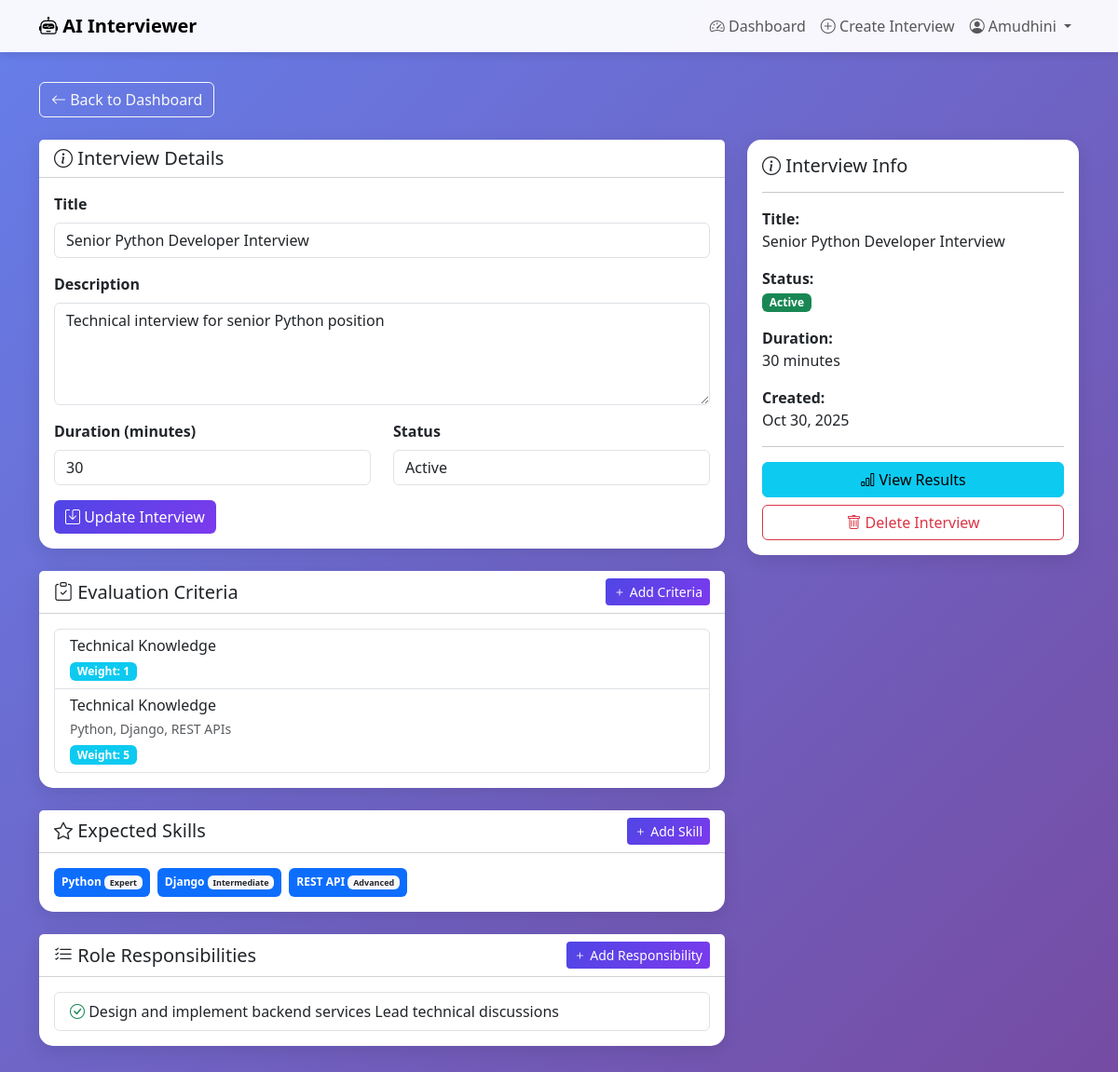
/interviews/hr/edit/1/ (signed in), run on the app's committed database.
### accounts/models.py (models this page shows, shortened)
class User(AbstractUser):
    USER_TYPES = (
        ('HR', 'HR'),
        ('CANDIDATE', 'Candidate'),
    )
    user_type = models.CharField(max_length=20, choices=USER_TYPES)
    phone_number = models.CharField(max_length=15, blank=True)

### interviews/models.py (models this page shows, shortened)
class Interview(models.Model):
    STATUS_CHOICES = (
        ('DRAFT', 'Draft'),
        ('ACTIVE', 'Active'),
        ('CLOSED', 'Closed'),
    )
    title = models.CharField(max_length=200)
    description = models.TextField()
    created_by = models.ForeignKey(User, on_delete=models.CASCADE, related_name='created_interviews')
    status = models.CharField(max_length=20, choices=STATUS_CHOICES, default='DRAFT')
    duration_minutes = models.IntegerField(default=30)
    created_at = models.DateTimeField(auto_now_add=True)
    updated_at = models.DateTimeField(auto_now=True)

class EvaluationCriteria(models.Model):
    interview = models.ForeignKey(Interview, on_delete=models.CASCADE, related_name='criteria')
    criterion_name = models.CharField(max_length=100)
    description = models.TextField(blank=True)
    weight = models.IntegerField(default=1)  # Importance weight

class ExpectedSkill(models.Model):
    interview = models.ForeignKey(Interview, on_delete=models.CASCADE, related_name='expected_skills')
    skill_name = models.CharField(max_length=100)
    proficiency_level = models.CharField(max_length=50, blank=True)

class RoleResponsibility(models.Model):
    interview = models.ForeignKey(Interview, on_delete=models.CASCADE, related_name='responsibilities')
    responsibility = models.TextField()

### interviews/views.py (the view)
# urls.py: path('hr/edit/<int:interview_id>/', views.edit_interview, name='edit_interview'),
@login_required
def edit_interview(request, interview_id):
    interview = get_object_or_404(Interview, id=interview_id, created_by=request.user)
    if request.method == 'POST':
        form = InterviewForm(request.POST, instance=interview)
        if form.is_valid():
            form.save()
            messages.success(request, 'Interview updated successfully!')
            return redirect('edit_interview', interview_id=interview.id)
    else:
        form = InterviewForm(instance=interview)
    criteria = interview.criteria.all()
    skills = interview.expected_skills.all()
    responsibilities = interview.responsibilities.all()
    context = {
        'interview': interview,
        'form': form,
        'criteria': criteria,
        'skills': skills,
        'responsibilities': responsibilities,
        'criteria_form': EvaluationCriteriaForm(),
        'skill_form': ExpectedSkillForm(),
        'responsibility_form': RoleResponsibilityForm(),
    }
    return render(request, 'interviews/edit_interview.html', context)

### interviews/forms.py
class InterviewForm(forms.ModelForm):
    class Meta:
        model = Interview
        fields = ['title', 'description', 'duration_minutes', 'status']
        widgets = {
            'title': forms.TextInput(attrs={'class': 'form-control', 'placeholder': 'e.g., Senior Python Developer Interview'}),
            'description': forms.Textarea(attrs={'class': 'form-control', 'rows': 4, 'placeholder': 'Describe the interview...'}),
            'duration_minutes': forms.NumberInput(attrs={'class': 'form-control', 'min': 10, 'max': 120}),
            'status': forms.Select(attrs={'class': 'form-control'}),
        }

class EvaluationCriteriaForm(forms.ModelForm):
    class Meta:
        model = EvaluationCriteria
        fields = ['criterion_name', 'description', 'weight']
        widgets = {
            'criterion_name': forms.TextInput(attrs={'class': 'form-control', 'placeholder': 'e.g., Technical Knowledge'}),
            'description': forms.Textarea(attrs={'class': 'form-control', 'rows': 2}),
            'weight': forms.NumberInput(attrs={'class': 'form-control', 'min': 1, 'max': 10}),
        }

### templates/interviews/edit_interview.html (shortened to what this page needs)
{% extends 'base.html' %}
{% block content %}
<div class="container">
    <div class="row mb-4">
        <div class="col">
            <a href="{% url 'hr_dashboard' %}" class="btn btn-outline-light">
                <i class="bi bi-arrow-left"></i> Back to Dashboard
            </a>
        </div>
    </div>
    <div class="row">
        <div class="col-md-8">
            <div class="card mb-4">
                <div class="card-header bg-white">
                    <h5 class="mb-0"><i class="bi bi-info-circle"></i> Interview Details</h5>
                </div>
                <div class="card-body">
                    <form method="post">
                        <div class="mb-3">
                            <label for="{{ form.title.id_for_label }}" class="form-label fw-bold">Title</label>
                            {{ form.title }}
                        </div>
                        <div class="mb-3">
                            <label for="{{ form.description.id_for_label }}" class="form-label fw-bold">Description</label>
                            {{ form.description }}
                        </div>
                        <div class="row">
                            <div class="col-md-6 mb-3">
                                <label for="{{ form.duration_minutes.id_for_label }}" class="form-label fw-bold">Duration (minutes)</label>
                                {{ form.duration_minutes }}
                            </div>
                            <div class="col-md-6 mb-3">
                                <label for="{{ form.status.id_for_label }}" class="form-label fw-bold">Status</label>
                                {{ form.status }}
                            </div>
                        </div>
                        <button type="submit" class="btn btn-primary">
                            <i class="bi bi-save"></i> Update Interview
                        </button>
                    </form>
                </div>
            </div>
            <div class="card mb-4">
                <div class="card-header bg-white d-flex justify-content-between align-items-center">
                    <h5 class="mb-0"><i class="bi bi-clipboard-check"></i> Evaluation Criteria</h5>
                    <button class="btn btn-sm btn-primary" data-bs-toggle="modal" data-bs-target="#addCriteriaModal">
                        <i class="bi bi-plus"></i> Add Criteria
                    </button>
                </div>
                <div class="card-body">
                    {% if criteria %}
                        <div class="list-group">
                            {% for criterion in criteria %}
                                <div class="list-group-item">
                                    <div class="d-flex justify-content-between align-items-start">
                                        <div>
                                            <h6 class="mb-1">{{ criterion.criterion_name }}</h6>
                                            <p class="mb-1 text-muted small">{{ criterion.description }}</p>
                                            <span class="badge bg-info">Weight: {{ criterion.weight }}</span>
                                        </div>
                                    </div>
                                </div>
                            {% endfor %}
                        </div>
                    {% else %}
                        <p class="text-muted text-center py-3">No evaluation criteria added yet.</p>
                    {% endif %}
                </div>
            </div>
            <div class="card mb-4">
                <div class="card-header bg-white d-flex justify-content-between align-items-center">
                    <h5 class="mb-0"><i class="bi bi-star"></i> Expected Skills</h5>
                    <button class="btn btn-sm btn-primary" data-bs-toggle="modal" data-bs-target="#addSkillModal">
                        <i class="bi bi-plus"></i> Add Skill
                    </button>
                </div>
                <div class="card-body">
                    {% if skills %}
                        <div class="d-flex flex-wrap gap-2">
                            {% for skill in skills %}
                                <div class="badge bg-primary p-2">
                                    {{ skill.skill_name }}
                                    {% if skill.proficiency_level %}
                                        <span class="badge bg-light text-dark">{{ skill.proficiency_level }}</span>
                                    {% endif %}
                                </div>
                            {% endfor %}
                        </div>
                    {% else %}
                        <p class="text-muted text-center py-3">No skills added yet.</p>
                    {% endif %}
                </div>
            </div>
            <div class="card mb-4">
                <div class="card-header bg-white d-flex justify-content-between align-items-center">
                    <h5 class="mb-0"><i class="bi bi-list-check"></i> Role Responsibilities</h5>
                    <button class="btn btn-sm btn-primary" data-bs-toggle="modal" data-bs-target="#addResponsibilityModal">
                        <i class="bi bi-plus"></i> Add Responsibility
                    </button>
                </div>
                <div class="card-body">
                    {% if responsibilities %}
                        <ul class="list-group">
                            {% for resp in responsibilities %}
                                <li class="list-group-item">
                                    <i class="bi bi-check-circle text-success"></i> {{ resp.responsibility }}
                                </li>
                            {% endfor %}
                        </ul>
                    {% else %}
                        <p class="text-muted text-center py-3">No responsibilities added yet.</p>
                    {% endif %}
                </div>
            </div>
        </div>
        <div class="col-md-4">
            <div class="card sticky-top" style="top: 20px;">
                <div class="card-body">
                    <h5 class="card-title"><i class="bi bi-info-circle"></i> Interview Info</h5>
                    <hr>
                    <p><strong>Title:</strong><br>{{ interview.title }}</p>
                    <p><strong>Status:</strong><br>
                        {% if interview.status == 'ACTIVE' %}
                            <span class="badge bg-success">Active</span>
                        {% elif interview.status == 'DRAFT' %}
                            <span class="badge bg-warning">Draft</span>
                        {% else %}
                            <span class="badge bg-secondary">Closed</span>
                        {% endif %}
                    </p>
                    <p><strong>Duration:</strong><br>{{ interview.duration_minutes }} minutes</p>
                    <p><strong>Created:</strong><br>{{ interview.created_at|date:"M d, Y" }}</p>
                    <hr>
                    <div class="d-grid gap-2">
                        <a href="{% url 'view_results' interview.id %}" class="btn btn-info">
                            <i class="bi bi-bar-chart"></i> View Results
                        </a>
                        <a href="{% url 'delete_interview' interview.id %}"
                           class="btn btn-outline-danger"
                           onclick="return confirm('Are you sure?')">
                            <i class="bi bi-trash"></i> Delete Interview
                        </a>
                    </div>
                </div>
            </div>
        </div>
    </div>
</div>
{% endblock %}

### templates/base.html (shortened to what this page needs)
<!DOCTYPE html>
<html lang="en">
<head>
    <link href="https://cdn.jsdelivr.net/npm/bootstrap@5.3.0/dist/css/bootstrap.min.css" rel="stylesheet">
    <link rel="stylesheet" href="https://cdn.jsdelivr.net/npm/bootstrap-icons@1.11.0/font/bootstrap-icons.css">
</head>
<body>
    <nav class="navbar navbar-expand-lg navbar-light bg-light">
        <div class="container">
            <a class="navbar-brand fw-bold" href="{% url 'home' %}">
                <i class="bi bi-robot"></i> AI Interviewer
            </a>
            <div class="collapse navbar-collapse" id="navbarNav">
                <ul class="navbar-nav ms-auto">
                    {% if user.is_authenticated %}
                        {% if user.user_type == 'HR' %}
                            <li class="nav-item">
                                <a class="nav-link" href="{% url 'hr_dashboard' %}">
                                    <i class="bi bi-speedometer2"></i> Dashboard
                                </a>
                            </li>
                            <li class="nav-item">
                                <a class="nav-link" href="{% url 'create_interview' %}">
                                    <i class="bi bi-plus-circle"></i> Create Interview
                                </a>
                            </li>
                        {% else %}
                            <li class="nav-item">
                                <a class="nav-link" href="{% url 'candidate_dashboard' %}">
                                    <i class="bi bi-speedometer2"></i> Dashboard
                                </a>
                            </li>
                        {% endif %}
                        <li class="nav-item dropdown">
                            <a class="nav-link dropdown-toggle" href="#" id="userDropdown" role="button" data-bs-toggle="dropdown">
                                <i class="bi bi-person-circle"></i> {{ user.username }}
                            </a>
                        </li>
                    {% endif %}
                </ul>
            </div>
        </div>
    </nav>
    <div class="content-wrapper">
        {% block content %}{% endblock %}
    </div>
</body>
</html>

### templates/base.html (style rules this page uses)
:root { --primary-color: #4F46E5; --secondary-color: #7C3AED; }
body { min-height: 100vh; background: linear-gradient(135deg, #667eea 0%, #764ba2 100%); }
.navbar { background: rgba(255, 255, 255, 0.95) !important; backdrop-filter: blur(10px); box-shadow: 0 2px 10px rgba(0,0,0,0.1); }
.card { border: none; border-radius: 15px; box-shadow: 0 5px 20px rgba(0,0,0,0.1); }
.btn-primary { background: linear-gradient(135deg, var(--primary-color), var(--secondary-color)); border: none; }
.content-wrapper { min-height: calc(100vh - 76px); padding: 2rem 0; }

### data on the page
User: username "Amudhini"
Interview: title "Senior Python Developer Interview", description "Technical interview for senior Python position", duration_minutes "30", status "Active", created_at "Oct 30, 2025"
EvaluationCriteria: criterion_name "Technical Knowledge", weight "1"
EvaluationCriteria: criterion_name "Technical Knowledge", description "Python, Django, REST APIs", weight "5"
ExpectedSkill: skill_name "Python", proficiency_level "Expert"
ExpectedSkill: skill_name "Django", proficiency_level "Intermediate"
ExpectedSkill: skill_name "REST API", proficiency_level "Advanced"
RoleResponsibility: responsibility "Design and implement backend services Lead technical discussions"
